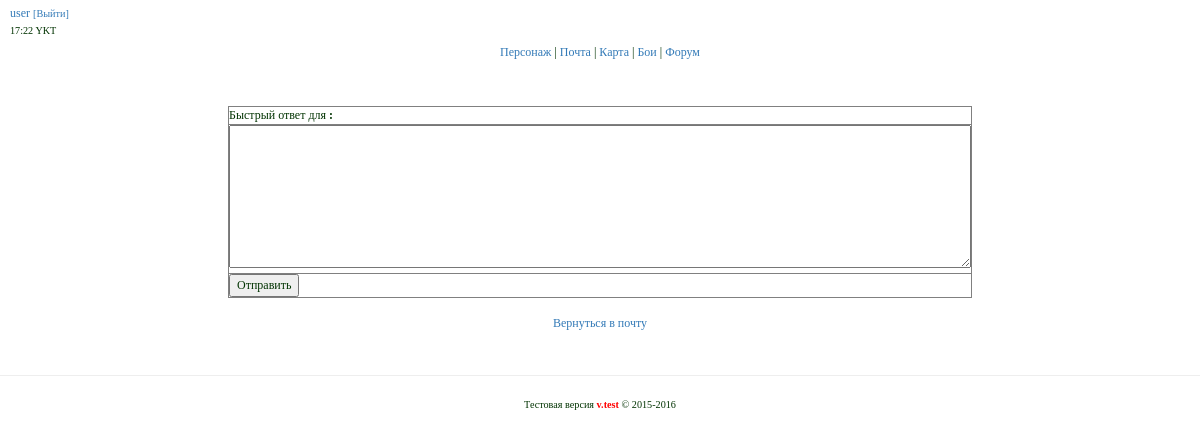
The page /mail/read?type=1&id_mail=1513756225 (signed in) on the database as committed earlier.
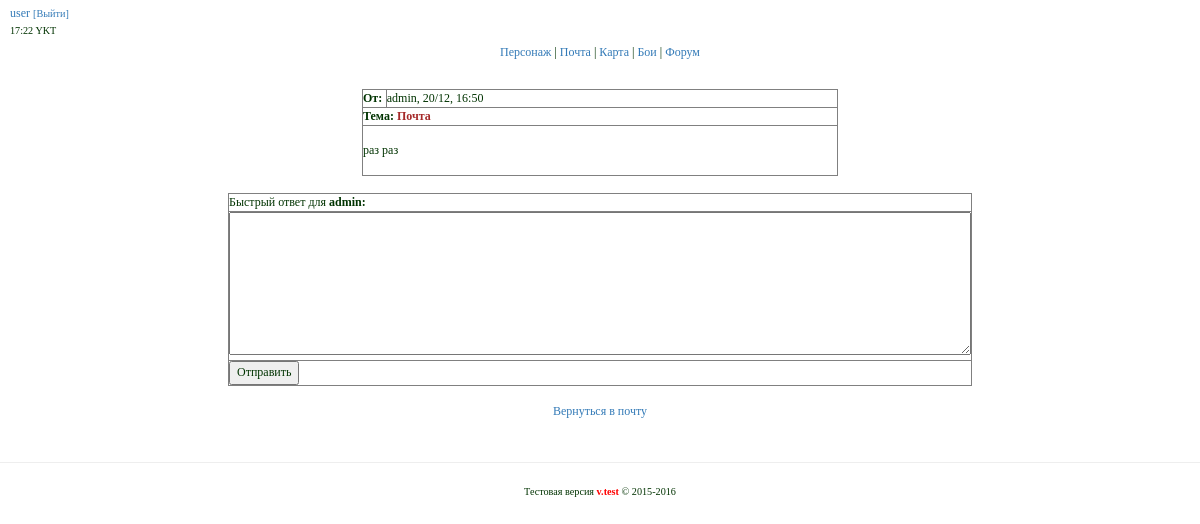
The same page on the database as committed later.
### tables this page shows
CREATE TABLE IF NOT EXISTS `mail` (
  `id` int(11) unsigned NOT NULL AUTO_INCREMENT,
  `id_mail` varchar(256) NOT NULL,
  `type` int(11) NOT NULL,
  `sender` varchar(255) NOT NULL,
  `receiver` varchar(255) NOT NULL,
  `date` varchar(255) NOT NULL,
  `title` varchar(255) NOT NULL,
  `text` text NOT NULL,
  `new` int(11) NOT NULL DEFAULT '1',
  PRIMARY KEY (`id`)
);

### app/core/viewClass.php (called while the page is built)
<?php
class View {
    public function render($title,$content,$template,$data=null,$data2=null,$data3=null) {
        include 'app/views/'.$template;
    }
}

### app/start.php (called while the page is built, shortened)
<?php
require_once 'core/viewClass.php';
require_once 'core/modelClass.php';
Router::run();

### index.php (called while the page is built, shortened)
<?php
require_once 'app/start.php';

### app/core/modelClass.php (called while the page is built, shortened)
<?php
class Model {
    public $mysqli;
    public function __construct() {
        $this->mysqli = new mysqli(Config::DBHOST,Config::DBUSER,Config::DBPASS,Config::DBNAME);
        $this->mysqli->query("SET NAMES 'utf8'");
    }
    public function query($query) {
        return $this->mysqli->query($query);
    }
    public function select($query) {
        $res = $this->query($query);
        $ret = [];
        while($row = mysqli_fetch_assoc($res)) {
            $ret[] = $row;
        }
        return $ret;
    }
}

### app/models/modelMail.php (called while the page is built, shortened)
<?php
class ModelMail extends Model {
    public function getInboxMailBySmsID($sms_id,$receiver) {
        $data = "SELECT * FROM `mail` WHERE `id_mail` = '$sms_id' AND `type` = 1";
        $data = $this->select($data);
        return $data;
    }
}

### app/views/mail/readInBox.php (the view, shortened to what this page needs)
<div class="mail">
    <table border="1" width="40%" align="center">
        <?php foreach($data as $mail): ;?>
        <tr>
            <td width="5%">
                <b>От:</b>
            </td>
            <td>
                <?=$mail['sender']?>, <?=$mail['date']?>
            </td>
        </tr>
        <tr>
            <td colspan="2">
                <b>Тема: <font color="#a52a2a"><?=$mail['title']?></font></b>
            </td>
        </tr>
        <tr>
            <td colspan="2" height="50" align="top">
                <?=nl2br(htmlentities($mail['text']))?>
            </td>
        </tr>
        <?php endforeach ;?>
    </table>
    <br>
    <table border="1" width="40%" align="center">
        <form action="/mail/postMail" method="POST">
        <tr>
            <td>
                Быстрый ответ для <b><?=$mail['sender']?>:</b>
            </td>
        </tr>
        <tr>
            <td>
                <textarea rows="8" cols="103" name="text"></textarea>
            </td>
        </tr>
        <tr>
            <td>
                <input type="submit" name="submit" value="Отправить">
            </td>
        </tr>
        </form>
    </table>
    <br>
    <table border="0" align="center" width="40%">
        <tr>
            <td align="center">
                <a href="/mail">Вернуться в почту</a>
            </td>
        </tr>
    </table>
</div>

Rows that differ between the two databases and show on the page:
added mail: sender "admin", date "20/12, 16:50", title "Почта", text "раз раз"
